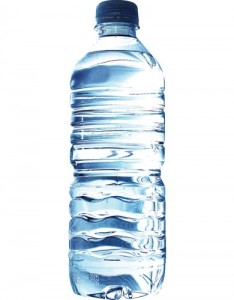
#> input picture bottle.jpg, 234 x 300 px
$ python edgeCrop1.py
#> lines starting #> are read from the running program, lines starting #| are printed output that depends on the picture; after the words box and inside, x2 and y2 are one past the last pixel; in counts of white or black regions, pixels touching at a corner belong together
import cv2
image = cv2.imread("bottle.jpg")
#> image is the input picture: shape (300, 234, 3); mean B, G, R 240, 233.9, 225.2
gray=cv2.cvtColor(image,cv2.COLOR_BGR2GRAY)
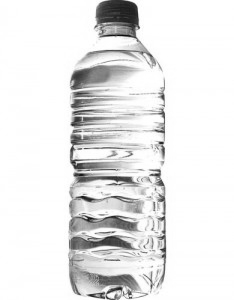
#> gray: shape (300, 234); min 9, max 255, mean 232
edged = cv2.Canny(image, 10, 250)
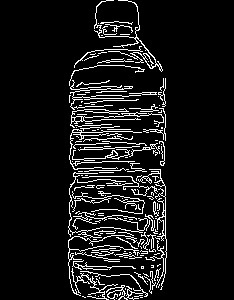
#> edged: shape (300, 234); 8.7% white in thin lines or dots, all inside (x1, y1, x2, y2) = (68, 0, 167, 300)
(cnts, _) = cv2.findContours(edged.copy(), cv2.RETR_EXTERNAL, cv2.CHAIN_APPROX_SIMPLE)
#> cnts = 152 contours, 138 with area under 20; largest, box (x1, y1, x2, y2) and area: (94, 0, 163, 72) 142, (138, 169, 167, 290) 126, (70, 108, 164, 128) 82, (80, 271, 148, 300) 66, (71, 268, 118, 300) 50
idx = 0
for c in cnts:
	x,y,w,h = cv2.boundingRect(c)
	if w>50 and h>50:
		idx+=1
		new_img=image[y:y+h,x:x+w]
		cv2.imwrite(str(idx) + '.png', new_img)
#> this loop made 152 passes
#> (x, y, w, h) on passes 1, 3, 4, 5, 6, 7, 8, 10, 11, 12, 14, 15: (116, 298, 1, 1), (98, 296, 1, 1), (82, 296, 4, 2), (134, 295, 9, 2), (100, 295, 1, 1), (95, 295, 1, 1), (119, 292, 2, 4), (158, 284, 2, 4), (147, 281, 1, 1), (96, 278, 9, 7), (144, 276, 8, 18), (143, 273, 6, 4)
#> (c, x, y, w, h) on passes 2, 9, 13, 21, 25, 26: ([[140, 297], [142, 297]], 140, 297, 3, 1), ([[125, 288], [125, 289]], 125, 288, 1, 2), ([[99, 277], [99, 278]], 99, 277, 1, 2), ([[141, 266], [141, 268], [143, 268], [143, 266]], 141, 266, 3, 3), ([[124, 257], [127, 257]], 124, 257, 4, 1), ([[140, 255], [143, 255]], 140, 255, 4, 1)
#> after the loop, idx = 3
cv2.imshow("im",image)
cv2.waitKey(0)
